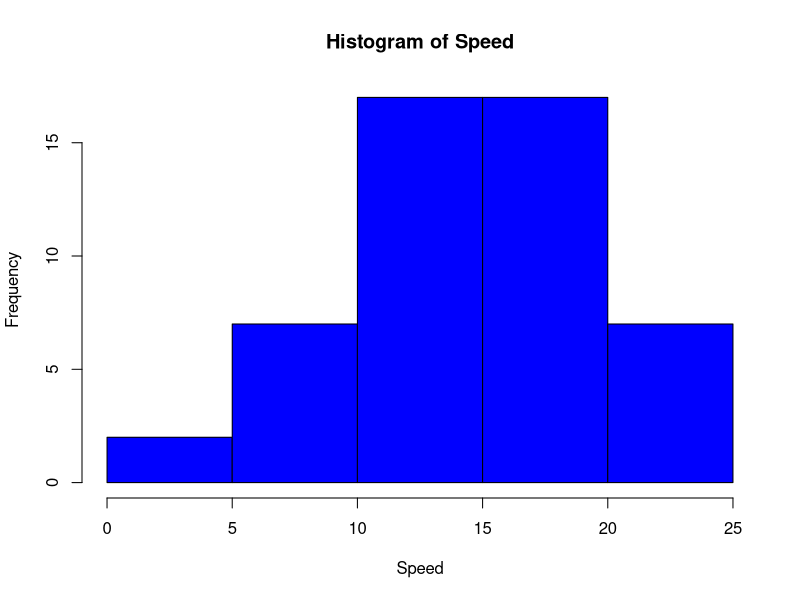
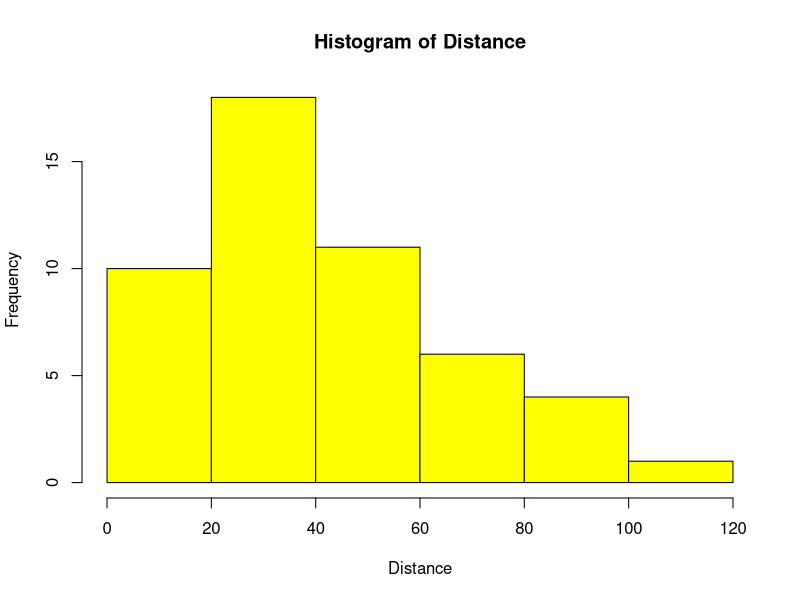
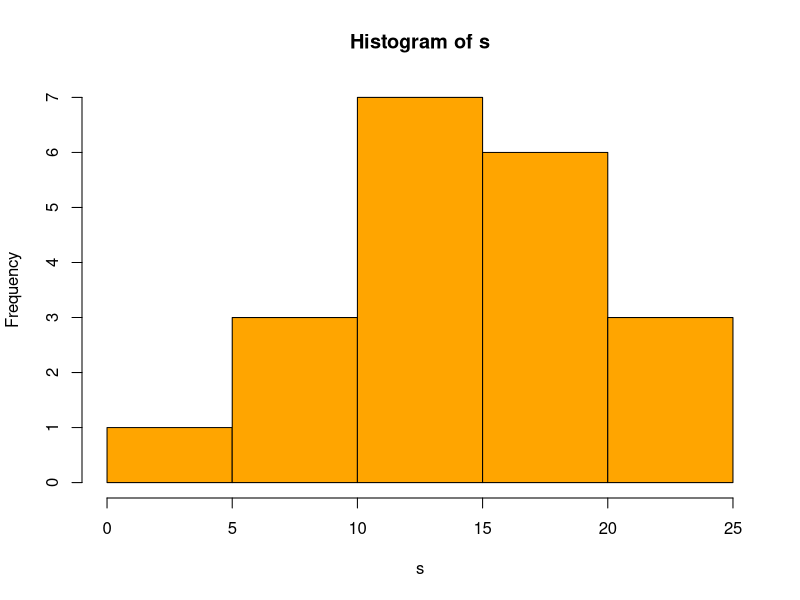
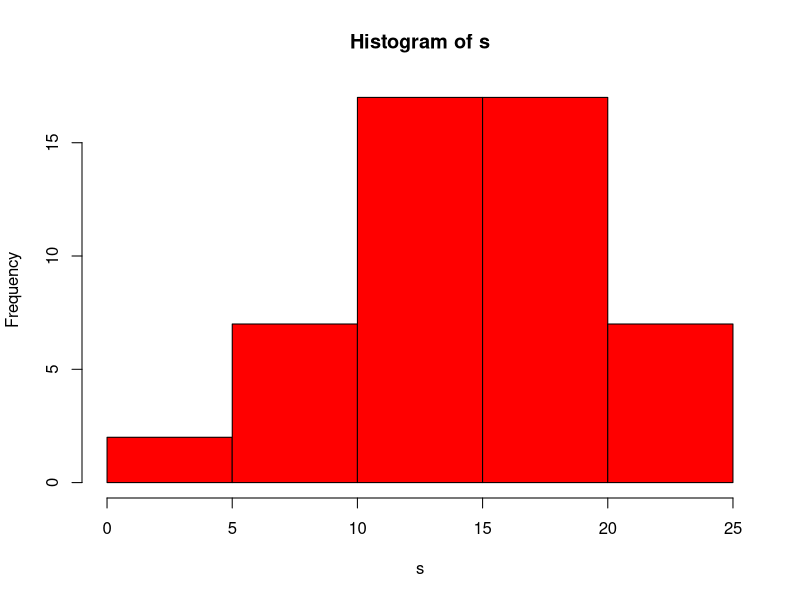
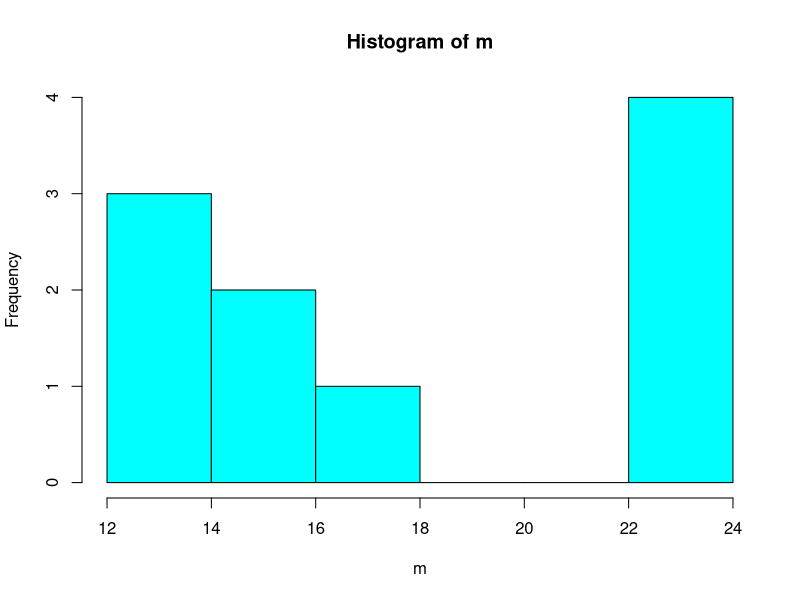
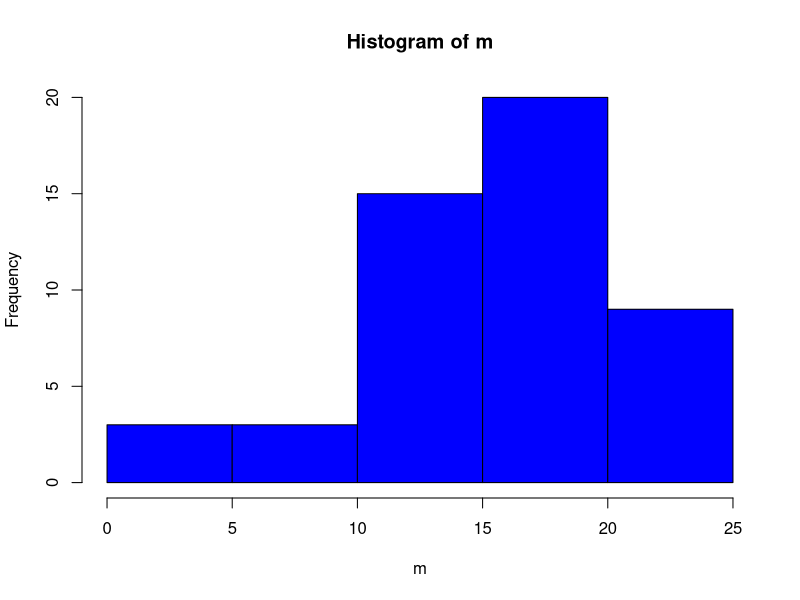

Here is the R script that generated these plots, in order:
## ---- chunk 1
knitr::opts_chunk$set(echo = TRUE)
## ---- chunk 2
cars
## ---- chunk 3
tail(cars)
## ---- chunk 4
head(cars)
## ---- chunk 5
c = cars
## ---- chunk 6
print(c)
## ---- chunk 7
dim(cars)
## ---- chunk 8
summary(cars)
## ---- chunk 9
hist(cars$speed, xlab="Speed", main="Histogram of Speed", col="blue")
hist(cars$dist, xlab="Distance", main="Histogram of Distance", col="yellow")
## ---- chunk 10
sd(cars$speed)
## ---- chunk 11
population=cars$speed
samplesize=20
s=sample(population,samplesize,replace = FALSE)
mean(s)
var(s)
hist(s, col="orange")
samp_dist = replicate(1000, mean(sample(cars$speed, 20, replace = FALSE)))
samp_dist
# best se
sd(samp_dist)
# se
print(sd(cars$speed)/sqrt(samplesize))
## ---- chunk 12
population=cars$speed
samplesize=50
s=sample(population,samplesize,replace = FALSE)
mean(s)
var(s)
hist(s, col="red")
samp_dist = replicate(2000, mean(sample(cars$speed, 50, replace = FALSE)))
samp_dist
# best se
sd(samp_dist)
# se
print(sd(cars$speed)/sqrt(samplesize))
## ---- chunk 13
population=cars$speed
samplesize = 10
m=sample(population,samplesize,replace = TRUE)
mean(m)
var(m)
hist(m, col="cyan")
samp_dist = replicate(1000, mean(sample(cars$speed, 10, replace = TRUE)))
samp_dist
# best se
sd(samp_dist)
# se
print(sd(cars$speed)/sqrt(samplesize))
## ---- chunk 14
population=cars$speed
samplesize = 50
m=sample(population,samplesize,replace = TRUE)
mean(m)
var(m)
hist(m, col="blue")
samp_dist = replicate(1000, mean(sample(cars$speed, 50, replace = TRUE)))
samp_dist
# best se
sd(samp_dist)
# se
print(sd(cars$speed)/sqrt(samplesize))
